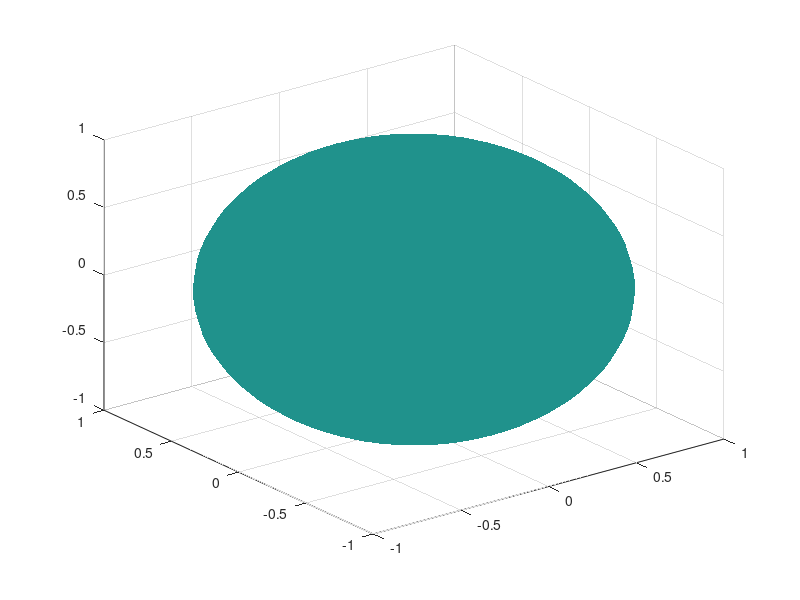

Recreate this plot in MATLAB. (Note: this script raises an error after producing the figure.)
function h = plot_bloch_sphere()
% PLOT_BLOCH_SPHERE  Bloch sphere plot.
%  h = plot_bloch_sphere()
%
%  Plots a Bloch sphere, a geometrical representation of the state space of a single qubit.
%  Pure states are on the surface of the sphere, nonpure states inside it.
%  The states |0> and |1> lie on the north and south poles of the sphere, respectively.

% Ville Bergholm  2005-2012
% James Whitfield 2010


[X,Y,Z] = sphere(40);

hold off;
h = surf(X,Y,Z, 2*ones(41,41));
hold on;
shading flat
alpha(0.2)
axis equal
grid on
xlabel('x');
ylabel('y');
zlabel('z');

% poles
plot3(0,0,1,'r.');
plot3(0,0,-1,'r.');
text(0, 0,  1.2, '|0\rangle');
text(0, 0, -1.2, '|1\rangle');

% equator
phi = linspace(0, 2*pi, 40);
plot3(cos(phi), sin(phi), zeros(size(phi)), 'k-');
end
